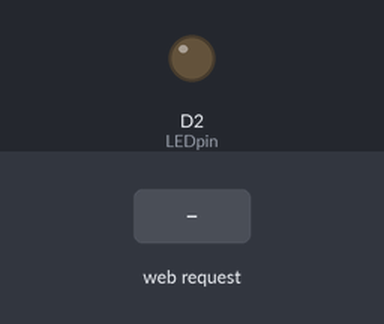
This sketch was run on a simulated ESP8266 (NodeMCU). Parts: output pins drawn as LEDs (lit = HIGH). The test bench sets the inputs (shaded band). WiFi joins after 1.5 s; servers stay silent unless stated; what the sketch prints to the serial monitor is not drawn.

Above: at 2.7 s.
2.8 s: HTTP request GET /ledon received
At 4.0 s:
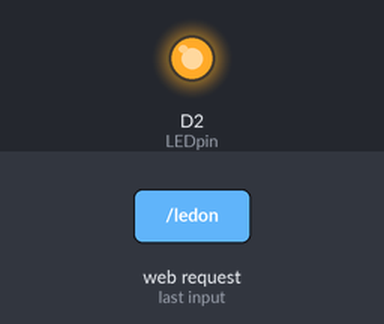
4.3 s: HTTP request GET / received
At 5.2 s:
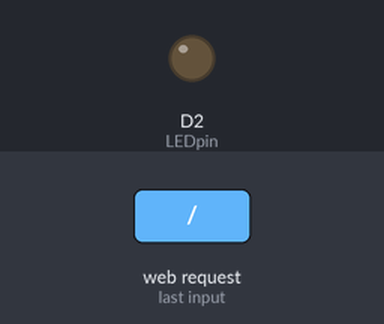
Timing chart, 0 to 7.3 s (numbered marks = the images above; inputs shaded):
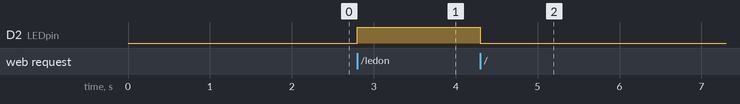

Measured:
- after the input at 2.8 s, D2 (LEDpin): LOW → HIGH at once
- after the input at 4.3 s, D2 (LEDpin): HIGH → LOW at once

The sketch:

LED_Webserver.ino
```cpp
#include <ESP8266WiFi.h>
#include <ESP8266WebServer.h>

/* Put your SSID & Password */
const char* ssid = "Liq";  // Enter SSID here
const char* password = "12345678";  //Enter Password here

/* Put IP Address details */
//IPAddress local_ip(192,168,43,26);
//IPAddress gateway(192,168,43,1);
//IPAddress subnet(255,255,255,0);

ESP8266WebServer server(80);

uint8_t LEDpin = D2;
bool LEDstatus = LOW;

WiFiClient client;

void setup() {
  Serial.begin(9600);
  pinMode(LEDpin, OUTPUT);

  //WiFi.softAP(ssid, password);
  //WiFi.softAPConfig(local_ip, gateway, subnet);
  //delay(100);
  WiFi.begin(ssid, password);
         while (WiFi.status() != WL_CONNECTED)
          {
            delay(500);
            Serial.print(".");
          }

  server.on("/", handle_OnConnect);
  server.on("/ledon", handle_ledon);
  server.on("/ledoff", handle_ledoff);
  server.onNotFound(handle_NotFound);

  server.begin();
  Serial.println("HTTP server started");
  Serial.println(WiFi.localIP());
}
void loop() {
  server.handleClient();
  if(LEDstatus)
  digitalWrite(LEDpin, HIGH);
  else
  digitalWrite(LEDpin, LOW);
}

void handle_OnConnect() {
  LEDstatus = LOW;
  server.send(200, "text/html", SendHTML(false));
}

void handle_ledon() {
  LEDstatus = HIGH;
  server.send(200, "text/html", SendHTML(true));
}

void handle_ledoff() {
  LEDstatus = LOW;
  server.send(200, "text/html", SendHTML(false));
}

void handle_NotFound(){
  server.send(404, "text/plain", "Not found");
}

String SendHTML(uint8_t led){
  String ptr = "<!DOCTYPE html>\n";
  ptr +="<html>\n";
  ptr +="<head>\n";
  ptr +="<title>LED Control</title>\n";
  ptr +="</head>\n";
  ptr +="<body>\n";
  ptr +="<h1>LED</h1>\n";
  ptr +="<p>Click to switch LED on and off.</p>\n";
  ptr +="<form method=\"get\">\n";
  if(led)
  ptr +="<input type=\"button\" value=\"LED OFF\" onclick=\"window.location.href='/ledoff'\">\n";
  else
  ptr +="<input type=\"button\" value=\"LED ON\" onclick=\"window.location.href='/ledon'\">\n";
  ptr +="</form>\n";
  ptr +="</body>\n";
  ptr +="</html>\n";
  return ptr;
}
```
